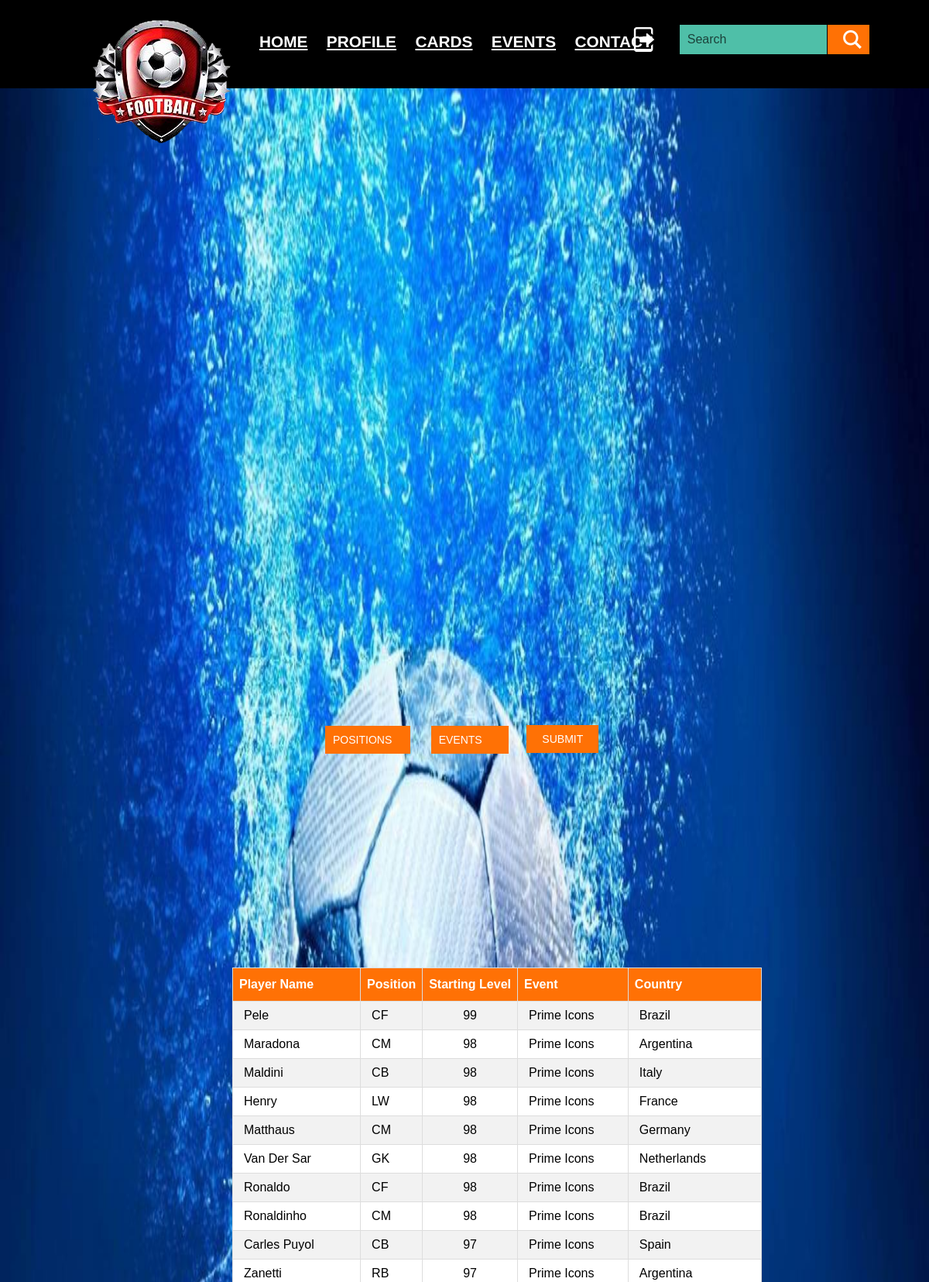
Screenshot of /cards_page.php (signed in, upper part) with the database file from the repository.
### tables this page shows
CREATE TABLE `player_cards` (
  `card_id` varchar(20) NOT NULL,
  `player_name` varchar(20) NOT NULL,
  `position` char(2) DEFAULT NULL,
  `initial_lvl` int(11) DEFAULT NULL,
  `event_name` varchar(20) DEFAULT NULL,
  `country` varchar(20) NOT NULL
);

### cards_page.php (the view, shortened to what this page needs)
<html>
<head>
<link rel="stylesheet" href="css/home_styles.css" type="text/css" />
</head>
<?php
require('user_menu.php');
require('db_connect.php');
?>
<?php
if(isset($_POST['card'])){
    echo'<head>
    <style>
    body{
  background-image:url(images/events_bg2.jpg);
  background-attachment: fixed;
  background-size: 100% 100%;
}
    </style>
    </head>';
    $card_name = $_POST['card'];
    $qry = "SELECT * FROM player_cards c,played_in p
            WHERE c.card_id = p.card_id AND player_name = '$card_name';";
    $card_detail = mysqli_query($conn,$qry) or die("Failed to get $card_name datails: ".mysqli_error($conn));
    $row = mysqli_fetch_array($card_detail);
    echo '<h1 style="color:white;"><b><u><center>'.$card_name.'</u></b></center></h1>';
    echo '<div class = "events_card_details">';
    echo '<table border = 3 cellpadding= 10 style = "color : white;border: 1px solid #fff; ">
          <tr>
          <th>Country</th>
          <td>'.$row['country'].'</td>
          </tr>
          <tr>
          <th>Club Name</th>
          <td>'.$row['club_name'].'</td>
          </tr>
          <tr>
          <th>Position</th>
          <td>'.$row['position'].'</td>
          </tr>
          <tr>
          <th>Event Name</th>
          <td>'.$row['event_name'].'</td>
          </tr>
          </table>';
          echo '</div>';
    $qry = "SELECT player_name, lvl, skill, passing, shooting, training_xp
            FROM player_cards p,card_lvls c WHERE c.card_id = p.card_id
            AND player_name = '$card_name';";
    $card = mysqli_query($conn,$qry) or die("Failed to get $card_name player cards: ".mysqli_error($conn));
    echo '<table id = "customers_s" align = "center">
          <tr>
          <th> Player Name </th>
          <th> Level </th>
          <th> Skill </th>
          <th> Passing </th>
          <th> Shooting </th>
          <th> Training XP </th>
          </tr>';
    echo '<br><br><br><br><br><br><br><br><br><br><br><br><br><br>';
    while($row = mysqli_fetch_array($card)){
        echo '<tr>
              <td>'.$row['player_name'].'</td>
              <td>'.$row['lvl'].'</td>
              <td>'.$row['skill'].'</td>
              <td>'.$row['passing'].'</td>
              <td>'.$row['shooting'].'</td>
              <td>'.$row['training_xp'].'</td>
              </tr>';
    }
      echo '</table>';
    echo '<form action = "" method = "post">
          <br>
          &nbsp&nbsp&nbsp&nbsp&nbsp&nbsp&nbsp&nbsp&nbsp&nbsp&nbsp&nbsp&nbsp&nbsp&nbsp&nbsp
          &nbsp&nbsp&nbsp&nbsp&nbsp&nbsp&nbsp&nbsp&nbsp&nbsp&nbsp&nbsp&nbsp&nbsp&nbsp&nbsp
          &nbsp&nbsp&nbsp&nbsp&nbsp&nbsp&nbsp&nbsp&nbsp&nbsp&nbsp&nbsp&nbsp&nbsp&nbsp&nbsp
          &nbsp&nbsp&nbsp&nbsp&nbsp&nbsp&nbsp&nbsp&nbsp&nbsp&nbsp&nbsp&nbsp&nbsp&nbsp&nbsp
          &nbsp&nbsp&nbsp&nbsp&nbsp&nbsp&nbsp&nbsp&nbsp&nbsp&nbsp&nbsp&nbsp&nbsp&nbsp&nbsp
          &nbsp&nbsp&nbsp&nbsp&nbsp&nbsp&nbsp&nbsp&nbsp&nbsp&nbsp&nbsp&nbsp&nbsp&nbsp&nbsp
          &nbsp&nbsp&nbsp&nbsp&nbsp&nbsp&nbsp&nbsp&nbsp&nbsp&nbsp&nbsp&nbsp&nbsp&nbsp&nbsp
          &nbsp&nbsp&nbsp&nbsp&nbsp&nbsp&nbsp&nbsp&nbsp&nbsp&nbsp&nbsp&nbsp&nbsp&nbsp&nbsp
          &nbsp&nbsp&nbsp
          <button class="button" type="submit" >All Cards</button>
          </form>';
}
else{
    echo '<div class = "car_form">';
    echo '<form action="" method="post">
        <select name= "position" style="width: 110px;">
            <option> POSITIONS
            <optgroup label = "Forwards">
                <option> CF
                <option> LW
                <option> RW
            </optgroup>
            <optgroup label = "Midfielders">
                <option> CM
                <option> RM
                <option> LM
            </optgroup>
            <optgroup label = "Defenders">
                <option> CB
                <option> LB
                <option> RB
            </optgroup>
            <optgroup label = "Goal Keeper">
                <option> GK
             </optgroup>
        </select>
          &nbsp&nbsp&nbsp&nbsp
        <select name = "event" style="width: 100px;">
            <option> EVENTS
            <option> Prime Icons
            <option> La Liga
            <option> Premier League
            <option> Ligue 1
            <option> Calcio A
        </select>
        <div class="sub-but">
        <input type="submit" name="submit" value="Submit">
        </div>
    </form>
    <br><br>';
echo '</div>';
    $select = "";
    $qry = 'SELECT * FROM player_cards '.$select.' ORDER BY initial_lvl DESC;';
    $player_cards = mysqli_query($conn,$qry) or die('Failed to get players cards: '.mysqli_error($conn));
    echo '<div class = "car_table">';
    echo '<form action="" method="post">';
    echo '<table id = "customers"  align = "center">
          <tr>
          <th> Player Name </th>
          <th> Position </th>
          <th> Starting Level </th>
          <th> Event </th>
          <th> Country </th>
          </tr>';
    while($row = mysqli_fetch_array($player_cards)){
        echo '<tr>
              <td><input type = "submit" name = "card" style="border: None; background-color: inherit;"
               value="'.$row['player_name'].'"></td>
              <td><input type = "submit" name = "position" style="border: None; background-color: inherit;"
               value="'.$row['position'].'"></td>
              <td align= "center">'.$row['initial_lvl'].'</td>
              <td><input type = "submit" name = "event" style="border: None; background-color: inherit;"
               value="'.$row['event_name'].'"></td>
               <td><input type = "submit" name = "country" style="border: None; background-color: inherit;"
                value="'.$row['country'].'"></td>
              </tr>';
    }
    echo '</table></form>';
    echo '</div>';
}
?>

### css/home_styles.css (style rules this page uses)
html { font-family: sans-serif; -webkit-text-size-adjust: 100%; -ms-text-size-adjust: 100%; }
body { margin: 0; }
header,div { display: block; }
button, html input[type="button"], input[type="reset"], input[type="submit"] { -webkit-appearance: button; cursor: pointer; }
input, button, select, textarea { font-family: inherit; font-size: inherit; line-height: inherit; }
::placeholder { color: black; opacity: 0.65; }
.car_table { position: absolute; top: 40%; left: 25%; }
.car_form { position: absolute; top:30%; left: 35%; }
.sub-but input[type="submit"], .sub-cmt input[type="submit"] { position: absolute; left:110%; top: -1.1%; font-size: 0.875em; color: #fff; text-transform: uppercase; background: #ff7105; padding: 10px 20px; outline: none; -webkit-appearance: none; cursor: pointer; border: 0; }
.car_form option { font-size: 0.875em; color: #fff; text-transform: uppercase; background: black; padding: 10px ; outline: none; -webkit-appearance: none; cursor: pointer; border: 0; }
.car_form optgroup { font-size: 0.875em; color: #fff; text-transform: uppercase; background: black; padding: 10px ; outline: none; -webkit-appearance: none; cursor: pointer; border: 0; }
.car_form select { top: 0%; font-size: 0.875em; color: #fff; text-transform: uppercase; background: #ff7105; -webkit-appearance: none; padding: 10px ; outline: none; cursor: pointer; border: 0; }

### cards_page.php (style rules this page uses)
#customers { font-family: Arial, Helvetica, sans-serif; border-collapse: collapse; width: 100%; }
#customers td, #customers th { border: 1px solid #ddd; padding: 8px; }
#customers tr:nth-child(even) { background-color: #f2f2f2; }
#customers tr:nth-child(odd) { background-color: white; }
#customers th { padding-top: 12px; padding-bottom: 12px; text-align: left; background-color: #ff7105; color: white; }
body { background-image:url(images/cards_bg982.jpeg); background-attachment: fixed; background-size: 100% 100%; }

### rows the page displays
player_cards: card "Pele", position "CF", initial_lvl "99", event "Prime Icons", country "Brazil"
player_cards: card "Maradona", position "CM", initial_lvl "98", event "Prime Icons", country "Argentina"
player_cards: card "Maldini", position "CB", initial_lvl "98", event "Prime Icons", country "Italy"
player_cards: card "Henry", position "LW", initial_lvl "98", event "Prime Icons", country "France"
player_cards: card "Matthaus", position "CM", initial_lvl "98", event "Prime Icons", country "Germany"
player_cards: card "Van Der Sar", position "GK", initial_lvl "98", event "Prime Icons", country "Netherlands"
player_cards: card "Ronaldo", position "CF", initial_lvl "98", event "Prime Icons", country "Brazil"
player_cards: card "Ronaldinho", position "CM", initial_lvl "98", event "Prime Icons", country "Brazil"
player_cards: card "Carles Puyol", position "CB", initial_lvl "97", event "Prime Icons", country "Spain"
player_cards: card "Zanetti", position "RB", initial_lvl "97", event "Prime Icons", country "Argentina"
